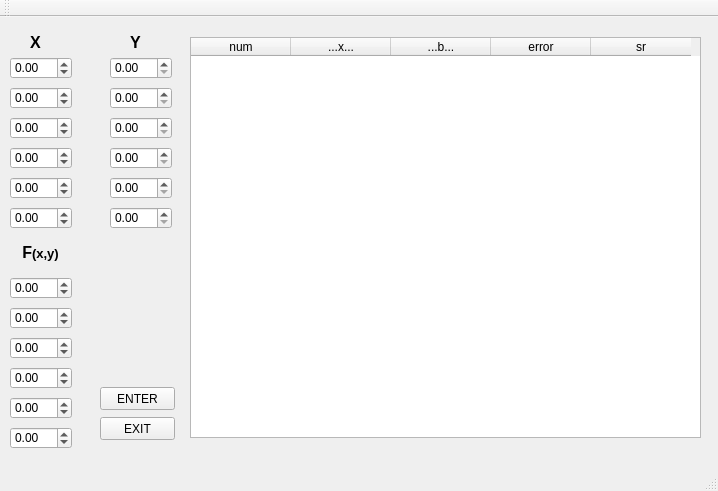
<?xml version="1.0" encoding="UTF-8"?>
<ui version="4.0">
 <class>Regre_Multi</class>
 <widget class="QMainWindow" name="Regre_Multi">
  <property name="geometry">
   <rect>
    <x>0</x>
    <y>0</y>
    <width>718</width>
    <height>491</height>
   </rect>
  </property>
  <property name="windowTitle">
   <string>Regre_Multi</string>
  </property>
  <widget class="QWidget" name="centralWidget">
   <widget class="QPushButton" name="Exit">
    <property name="geometry">
     <rect>
      <x>100</x>
      <y>400</y>
      <width>75</width>
      <height>23</height>
     </rect>
    </property>
    <property name="text">
     <string>EXIT</string>
    </property>
   </widget>
   <widget class="QTableWidget" name="tabla">
    <property name="geometry">
     <rect>
      <x>190</x>
      <y>20</y>
      <width>511</width>
      <height>401</height>
     </rect>
    </property>
    <column>
     <property name="text">
      <string>num</string>
     </property>
    </column>
    <column>
     <property name="text">
      <string>...x...</string>
     </property>
    </column>
    <column>
     <property name="text">
      <string>...b...</string>
     </property>
    </column>
    <column>
     <property name="text">
      <string>error</string>
     </property>
    </column>
    <column>
     <property name="text">
      <string>sr</string>
     </property>
    </column>
   </widget>
   <widget class="QPushButton" name="calcular">
    <property name="geometry">
     <rect>
      <x>100</x>
      <y>370</y>
      <width>75</width>
      <height>23</height>
     </rect>
    </property>
    <property name="text">
     <string>ENTER</string>
    </property>
   </widget>
   <widget class="QDoubleSpinBox" name="x12">
    <property name="geometry">
     <rect>
      <x>110</x>
      <y>160</y>
      <width>62</width>
      <height>22</height>
     </rect>
    </property>
   </widget>
   <widget class="QDoubleSpinBox" name="x6">
    <property name="geometry">
     <rect>
      <x>10</x>
      <y>190</y>
      <width>62</width>
      <height>22</height>
     </rect>
    </property>
    <property name="minimum">
     <double>-100.000000000000000</double>
    </property>
   </widget>
   <widget class="QDoubleSpinBox" name="f5">
    <property name="geometry">
     <rect>
      <x>10</x>
      <y>380</y>
      <width>62</width>
      <height>22</height>
     </rect>
    </property>
    <property name="minimum">
     <double>-100.000000000000000</double>
    </property>
   </widget>
   <widget class="QDoubleSpinBox" name="x11">
    <property name="geometry">
     <rect>
      <x>110</x>
      <y>130</y>
      <width>62</width>
      <height>22</height>
     </rect>
    </property>
   </widget>
   <widget class="QDoubleSpinBox" name="x3">
    <property name="geometry">
     <rect>
      <x>10</x>
      <y>100</y>
      <width>62</width>
      <height>22</height>
     </rect>
    </property>
    <property name="minimum">
     <double>-100.000000000000000</double>
    </property>
   </widget>
   <widget class="QDoubleSpinBox" name="x10">
    <property name="geometry">
     <rect>
      <x>110</x>
      <y>100</y>
      <width>62</width>
      <height>22</height>
     </rect>
    </property>
   </widget>
   <widget class="QDoubleSpinBox" name="f4">
    <property name="geometry">
     <rect>
      <x>10</x>
      <y>350</y>
      <width>62</width>
      <height>22</height>
     </rect>
    </property>
    <property name="minimum">
     <double>-100.000000000000000</double>
    </property>
   </widget>
   <widget class="QDoubleSpinBox" name="x5">
    <property name="geometry">
     <rect>
      <x>10</x>
      <y>160</y>
      <width>62</width>
      <height>22</height>
     </rect>
    </property>
    <property name="minimum">
     <double>-100.000000000000000</double>
    </property>
   </widget>
   <widget class="QDoubleSpinBox" name="x2">
    <property name="geometry">
     <rect>
      <x>10</x>
      <y>70</y>
      <width>62</width>
      <height>22</height>
     </rect>
    </property>
    <property name="minimum">
     <double>-100.000000000000000</double>
    </property>
   </widget>
   <widget class="QDoubleSpinBox" name="x9">
    <property name="geometry">
     <rect>
      <x>110</x>
      <y>70</y>
      <width>62</width>
      <height>22</height>
     </rect>
    </property>
   </widget>
   <widget class="QDoubleSpinBox" name="x8">
    <property name="geometry">
     <rect>
      <x>110</x>
      <y>40</y>
      <width>62</width>
      <height>22</height>
     </rect>
    </property>
   </widget>
   <widget class="QDoubleSpinBox" name="x13">
    <property name="geometry">
     <rect>
      <x>110</x>
      <y>190</y>
      <width>62</width>
      <height>22</height>
     </rect>
    </property>
   </widget>
   <widget class="QLabel" name="label">
    <property name="geometry">
     <rect>
      <x>20</x>
      <y>10</y>
      <width>31</width>
      <height>31</height>
     </rect>
    </property>
    <property name="text">
     <string>&lt;html&gt;&lt;head/&gt;&lt;body&gt;&lt;p align=&quot;center&quot;&gt;&lt;span style=&quot; font-size:12pt; font-weight:600;&quot;&gt;X&lt;/span&gt;&lt;/p&gt;&lt;/body&gt;&lt;/html&gt;</string>
    </property>
   </widget>
   <widget class="QDoubleSpinBox" name="f1">
    <property name="geometry">
     <rect>
      <x>10</x>
      <y>260</y>
      <width>62</width>
      <height>22</height>
     </rect>
    </property>
    <property name="minimum">
     <double>-100.000000000000000</double>
    </property>
   </widget>
   <widget class="QDoubleSpinBox" name="x1">
    <property name="geometry">
     <rect>
      <x>10</x>
      <y>40</y>
      <width>62</width>
      <height>22</height>
     </rect>
    </property>
    <property name="minimum">
     <double>-100.000000000000000</double>
    </property>
   </widget>
   <widget class="QDoubleSpinBox" name="x4">
    <property name="geometry">
     <rect>
      <x>10</x>
      <y>130</y>
      <width>62</width>
      <height>22</height>
     </rect>
    </property>
    <property name="minimum">
     <double>-100.000000000000000</double>
    </property>
   </widget>
   <widget class="QDoubleSpinBox" name="f2">
    <property name="geometry">
     <rect>
      <x>10</x>
      <y>290</y>
      <width>62</width>
      <height>22</height>
     </rect>
    </property>
    <property name="minimum">
     <double>-100.000000000000000</double>
    </property>
   </widget>
   <widget class="QDoubleSpinBox" name="f6">
    <property name="geometry">
     <rect>
      <x>10</x>
      <y>410</y>
      <width>62</width>
      <height>22</height>
     </rect>
    </property>
    <property name="minimum">
     <double>-100.000000000000000</double>
    </property>
   </widget>
   <widget class="QDoubleSpinBox" name="f3">
    <property name="geometry">
     <rect>
      <x>10</x>
      <y>320</y>
      <width>62</width>
      <height>22</height>
     </rect>
    </property>
    <property name="minimum">
     <double>-100.000000000000000</double>
    </property>
   </widget>
   <widget class="QLabel" name="label_4">
    <property name="geometry">
     <rect>
      <x>120</x>
      <y>10</y>
      <width>31</width>
      <height>31</height>
     </rect>
    </property>
    <property name="text">
     <string>&lt;html&gt;&lt;head/&gt;&lt;body&gt;&lt;p align=&quot;center&quot;&gt;&lt;span style=&quot; font-size:12pt; font-weight:600;&quot;&gt;Y&lt;/span&gt;&lt;/p&gt;&lt;/body&gt;&lt;/html&gt;</string>
    </property>
   </widget>
   <widget class="QLabel" name="label_3">
    <property name="geometry">
     <rect>
      <x>20</x>
      <y>220</y>
      <width>41</width>
      <height>31</height>
     </rect>
    </property>
    <property name="text">
     <string>&lt;html&gt;&lt;head/&gt;&lt;body&gt;&lt;p align=&quot;center&quot;&gt;&lt;span style=&quot; font-size:12pt; font-weight:600;&quot;&gt;F&lt;/span&gt;&lt;span style=&quot; font-size:10pt; font-weight:600;&quot;&gt;(x,y)&lt;/span&gt;&lt;/p&gt;&lt;/body&gt;&lt;/html&gt;</string>
    </property>
   </widget>
  </widget>
  <widget class="QMenuBar" name="menuBar">
   <property name="geometry">
    <rect>
     <x>0</x>
     <y>0</y>
     <width>718</width>
     <height>21</height>
    </rect>
   </property>
  </widget>
  <widget class="QToolBar" name="mainToolBar">
   <attribute name="toolBarArea">
    <enum>TopToolBarArea</enum>
   </attribute>
   <attribute name="toolBarBreak">
    <bool>false</bool>
   </attribute>
  </widget>
  <widget class="QStatusBar" name="statusBar"/>
 </widget>
 <layoutdefault spacing="6" margin="11"/>
 <resources/>
 <connections>
  <connection>
   <sender>Exit</sender>
   <signal>clicked()</signal>
   <receiver>Regre_Multi</receiver>
   <slot>close()</slot>
   <hints>
    <hint type="sourcelabel">
     <x>119</x>
     <y>347</y>
    </hint>
    <hint type="destinationlabel">
     <x>119</x>
     <y>416</y>
    </hint>
   </hints>
  </connection>
 </connections>
</ui>
